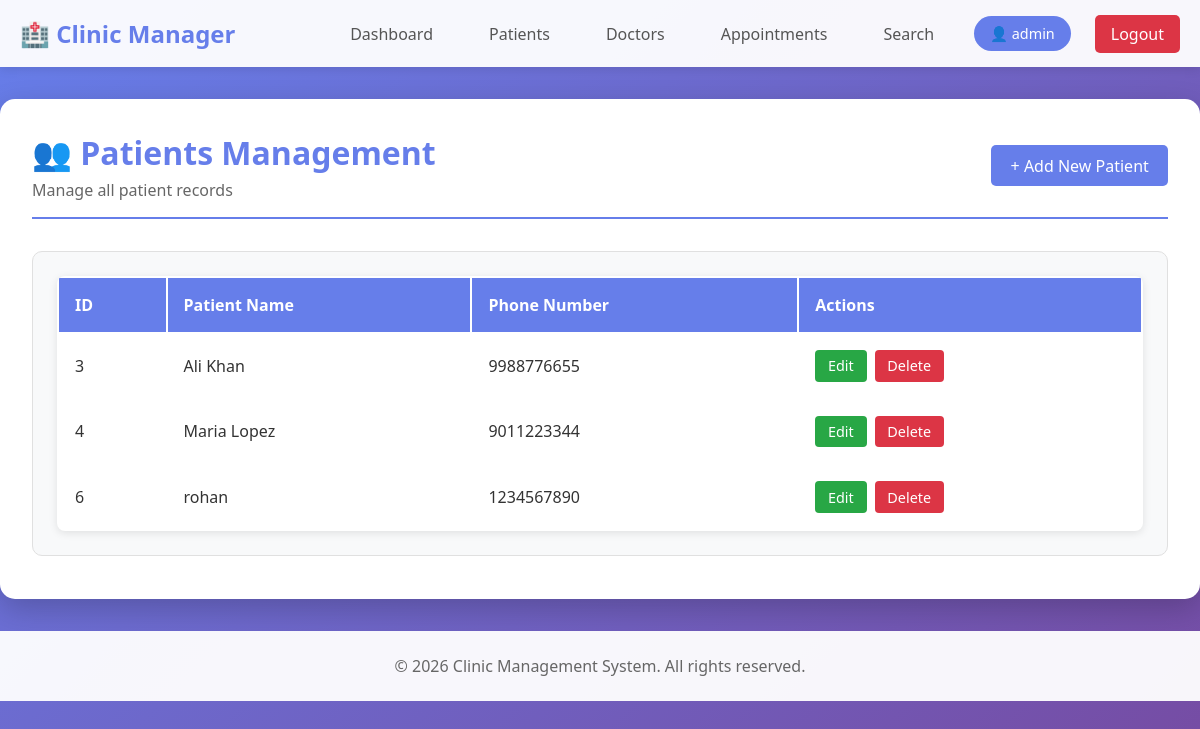
Page /public/patients.php (signed in) on the committed database.
### tables this page shows
CREATE TABLE `patients` (
  `id` int(11) NOT NULL,
  `name` varchar(100) DEFAULT NULL,
  `phone` varchar(50) DEFAULT NULL
);

### public/patients.php (the view, shortened to what this page needs)
<?php
require_once '../config/db.php';
$patients = mysqli_query($conn, "SELECT * FROM patients ORDER BY name");
include '../includes/header.php';
?>
<div class="page-content">
    <div class="page-header">
        <div>
            <h2>👥 Patients Management</h2>
            <p>Manage all patient records</p>
        </div>
        <a href="add.php?type=patient" class="btn btn-primary">+ Add New Patient</a>
    </div>
    <div class="data-section">
        <table class="data-table">
            <thead>
                <tr>
                    <th>ID</th>
                    <th>Patient Name</th>
                    <th>Phone Number</th>
                    <th>Actions</th>
                </tr>
            </thead>
            <tbody>
                <?php if (mysqli_num_rows($patients) > 0): ?>
                    <?php while($patient = mysqli_fetch_assoc($patients)): ?>
                    <tr>
                        <td><?php echo $patient['id']; ?></td>
                        <td><?php echo htmlspecialchars($patient['name']); ?></td>
                        <td><?php echo htmlspecialchars($patient['phone']); ?></td>
                        <td class="actions">
                            <a href="edit.php?type=patient&id=<?php echo $patient['id']; ?>" class="btn-edit">Edit</a>
                            <a href="delete.php?type=patient&id=<?php echo $patient['id']; ?>"
                               onclick="return confirm('Are you sure you want to delete this patient?');"
                               class="btn-delete">Delete</a>
                        </td>
                    </tr>
                    <?php endwhile; ?>
                <?php else: ?>
                    <tr>
                        <td colspan="4" class="no-data">No patients found. Add your first patient!</td>
                    </tr>
                <?php endif; ?>
            </tbody>
        </table>
    </div>
</div>
<?php include '../includes/footer.php'; ?>

### assets/css/style.css (style rules this page uses)
* { margin: 0; padding: 0; box-sizing: border-box; }
body { font-family: 'Segoe UI', Tahoma, Geneva, Verdana, sans-serif; background: linear-gradient(135deg, #667eea 0%, #764ba2 100%); min-height: 100vh; color: #333; }
.page-header { display: flex; justify-content: space-between; align-items: center; margin-bottom: 2rem; padding-bottom: 1rem; border-bottom: 2px solid #667eea; }
.page-header h2 { color: #667eea; font-size: 2rem; margin-bottom: 0.3rem; }
.page-header p { color: #666; }
.data-section { background: #f8f9fa; padding: 1.5rem; border-radius: 10px; border: 1px solid #e0e0e0; }
.data-table { width: 100%; background: white; border-radius: 8px; overflow: hidden; box-shadow: 0 2px 8px rgba(0,0,0,0.1); }
.data-table thead { background: #667eea; color: white; }
.data-table th, .data-table td { padding: 1rem; text-align: left; }
.data-table tbody tr { border-bottom: 1px solid #e0e0e0; transition: background 0.2s; }
.data-table tbody tr:last-child { border-bottom: none; }
.actions { display: flex; gap: 0.5rem; }
.btn { padding: 0.6rem 1.2rem; border: none; border-radius: 5px; cursor: pointer; text-decoration: none; display: inline-block; font-weight: 500; transition: all 0.3s; }
.btn-primary { background: #667eea; color: white; }
.btn-edit { background: #28a745; color: white; padding: 0.4rem 0.8rem; border-radius: 4px; text-decoration: none; font-size: 0.9rem; }
.btn-delete { background: #dc3545; color: white; padding: 0.4rem 0.8rem; border-radius: 4px; text-decoration: none; font-size: 0.9rem; }

### rows in the picture
patients: id "3", name "Ali Khan", phone "9988776655"
patients: id "4", name "Maria Lopez", phone "9011223344"
patients: id "6", name "rohan", phone "1234567890"

### other values in the picture
getUsername() "admin"
